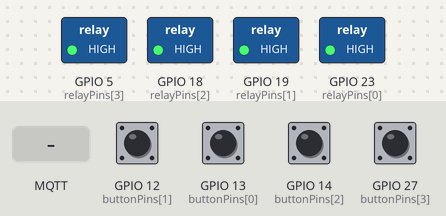
A sketch run on a simulated ESP32. Shown: switched loads named in the sketch (green lamp = pin HIGH). Inputs (shaded band) come from the test bench; at power-on: GPIO 12 (buttonPins[1]), GPIO 13 (buttonPins[0]), GPIO 14 (buttonPins[2]), GPIO 27 (buttonPins[3]) HIGH. WiFi joins after 1.5 s; servers stay silent unless stated; no MQTT or app messages arrive unless stated; the Firebase database answers and starts empty; what the sketch prints to the serial monitor is not drawn.

Above: at 3.4 s.
3.5 s: GPIO 12 (buttonPins[1]) pulled LOW for 0.15 s
At 3.9 s:
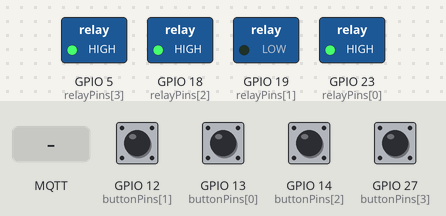
5.1 s: GPIO 13 (buttonPins[0]) pulled LOW for 0.15 s
At 6.3 s:
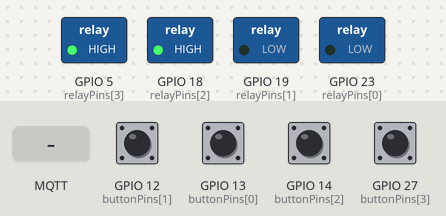
6.7 s: GPIO 14 (buttonPins[2]) pulled LOW for 0.15 s
At 7.5 s:
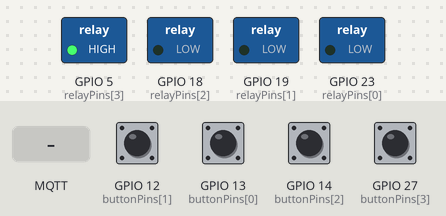
8.3 s: MQTT message "/relay" arrives on the first subscribed topic
At 9.2 s:
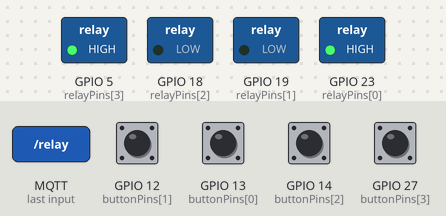
9.8 s: MQTT message "/relay" arrives on the second subscribed topic
At 10.4 s:
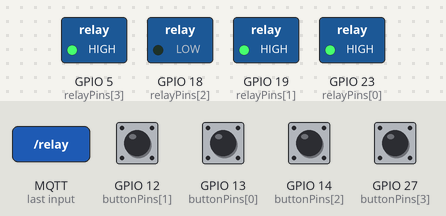
11.3 s: GPIO 13 (buttonPins[0]) pulled LOW for 1 s
At 12.2 s:
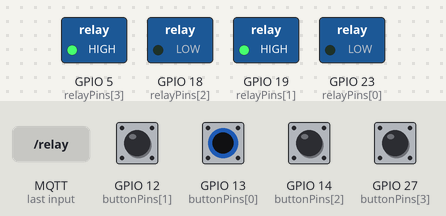
Timing chart, 0 to 14.3 s (numbered marks = the images above; inputs shaded):
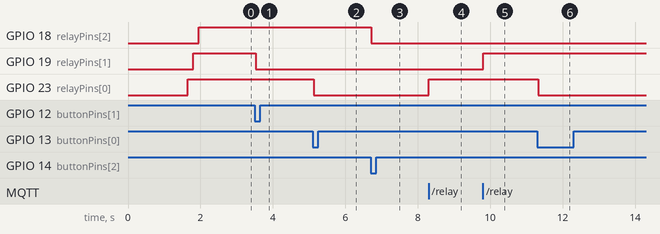

The sketch:

esp32_4relay.ino
```cpp
#include <WiFi.h>
#include <PubSubClient.h>
#include <Firebase_ESP_Client.h>
#include <AceButton.h>
#include <map>
using namespace ace_button;

const char* ssid = "****";
const char* password = "****";

const char* mqtt_server = "*****";
const char* mqtt_user = "*******";
const char* mqtt_password = "********";
#define mqtt_port 1883
#define mqtt_client_id "ESP32_RELAY"

#define API_KEY "************************"
#define DATABASE_URL "*************************************"
#define USER_EMAIL "******************"
#define USER_PASSWORD "*******************"

WiFiClient espClient;
PubSubClient client(espClient);
FirebaseData fbdo;
FirebaseData stream;
FirebaseAuth auth;
FirebaseConfig config;

const int relayPins[] = { 23, 19, 18, 5 };
const int buttonPins[] = { 13, 12, 14, 27 };
const int NUM_RELAYS = 4;
bool relayStates[NUM_RELAYS] = { false, false, false, false };
bool relayLoaded[NUM_RELAYS] = { false, false, false, false };
AceButton* buttons[NUM_RELAYS];
ButtonConfig buttonConfig;
std::map<AceButton*, int> buttonIdMap;

String mqttSetTopics[NUM_RELAYS] = {
  "home/relay1/set", "home/relay2/set", "home/relay3/set", "home/relay4/set"
};
String mqttStateTopics[NUM_RELAYS] = {
  "home/relay1/state", "home/relay2/state", "home/relay3/state", "home/relay4/state"
};

// الزرار الفيزيائي
void handleEvent(AceButton* button, uint8_t eventType, uint8_t buttonState) {
  int id = buttonIdMap[button];
  if (eventType == AceButton::kEventPressed) {
    relayStates[id] = !relayStates[id];
    digitalWrite(relayPins[id], relayStates[id] ? LOW : HIGH);
    if (client.connected()) {
      client.publish(mqttStateTopics[id].c_str(), relayStates[id] ? "on" : "off", true);
    }
    if (Firebase.ready()) {
      Firebase.RTDB.setBool(&fbdo, ("/relay" + String(id + 1)).c_str(), relayStates[id]);
    }
  }
}

// Firebase Listener
void streamCallback(FirebaseStream data) {
  String path = data.dataPath();
  if (path.startsWith("/relay")) {
    int index = path.substring(6).toInt() - 1;
    if (index >= 0 && index < NUM_RELAYS) {
      bool newState = data.boolData();
      relayStates[index] = newState;
      digitalWrite(relayPins[index], newState ? LOW : HIGH);
      if (client.connected()) {
        client.publish(mqttStateTopics[index].c_str(), newState ? "on" : "off", true);
      }
    }
  }
}

void streamTimeoutCallback(bool timeout) {
  if (timeout) Serial.println("🔥 Firebase stream timed out");
}

// MQTT
void callback(char* topic, byte* payload, unsigned int length) {
  String msg;
  for (unsigned int i = 0; i < length; i++) msg += (char)payload[i];
  for (int i = 0; i < NUM_RELAYS; i++) {
    if (String(topic) == mqttSetTopics[i]) {
      bool newState = (msg == "on");
      if (relayStates[i] != newState) {
        relayStates[i] = newState;
        digitalWrite(relayPins[i], newState ? LOW : HIGH);
        if (Firebase.ready()) {
          Firebase.RTDB.setBool(&fbdo, ("/relay" + String(i + 1)).c_str(), newState);
        }
      }
    }
  }
}

void reconnectMQTT() {
  static unsigned long lastAttempt = 0;
  if (millis() - lastAttempt < 5000) return;  // حاول كل 5 ثواني بس

  Serial.print("🔁 Trying to connect to MQTT... ");
  if (client.connect(mqtt_client_id, mqtt_user, mqtt_password)) {
    Serial.println("✅ connected!");

    // الاشتراك في المواضيع
    for (int i = 0; i < NUM_RELAYS; i++) {
      client.subscribe(mqttSetTopics[i].c_str());
    }

    publishDiscovery();  // نشر MQTT Discovery

    // 🟢 نشر الحالة الحالية للريلايات مباشرة بعد Discovery
    for (int i = 0; i < NUM_RELAYS; i++) {
      client.publish(mqttStateTopics[i].c_str(), relayStates[i] ? "on" : "off", true);
    }

  } else {
    Serial.print("❌ failed, rc=");
    Serial.println(client.state());
  }

  lastAttempt = millis();
}

void publishDiscovery() {
  for (int i = 0; i < NUM_RELAYS; i++) {
    String topic = "homeassistant/switch/esp32_relay" + String(i + 1) + "/config";

    String payload = "{";
    payload += "\"name\": \"Relay " + String(i + 1) + "\",";
    payload += "\"command_topic\": \"" + mqttSetTopics[i] + "\",";
    payload += "\"state_topic\": \"" + mqttStateTopics[i] + "\",";
    payload += "\"payload_on\": \"on\",";
    payload += "\"payload_off\": \"off\",";
    payload += "\"retain\": true,";
    payload += "\"unique_id\": \"esp32_relay_" + String(i + 1) + "\",";
    payload += "\"device_class\": \"switch\",";
    payload += "\"device\": {";
    payload += "\"identifiers\": \"esp32-relay-device\",";
    payload += "\"name\": \"ESP32 Relay Board\",";
    payload += "\"manufacturer\": \"Mohamed Eid\",";
    payload += "\"model\": \"ESP32-4Relay\"";
    payload += "}}";

    client.publish(topic.c_str(), payload.c_str(), true);
  }
}

void setup() {
  Serial.begin(115200);

  // WiFi connect
  WiFi.begin(ssid, password);
  while (WiFi.status() != WL_CONNECTED) {
    delay(500);
    Serial.print(".");
  }
  Serial.println("\n✅ WiFi connected");

  // MQTT setup
  client.setServer(mqtt_server, mqtt_port);
  client.setCallback(callback);

  // Firebase config
  config.api_key = API_KEY;
  config.database_url = DATABASE_URL;
  auth.user.email = USER_EMAIL;
  auth.user.password = USER_PASSWORD;
  Firebase.begin(&config, &auth);
  Firebase.reconnectWiFi(true);

  // تحميل الحالة من Firebase
  for (int i = 0; i < NUM_RELAYS; i++) {
    pinMode(relayPins[i], OUTPUT);
    if (Firebase.RTDB.getBool(&fbdo, "/relay" + String(i + 1))) {
      relayStates[i] = fbdo.boolData();
      digitalWrite(relayPins[i], relayStates[i] ? LOW : HIGH);
      relayLoaded[i] = true;
      Serial.printf("✅ Relay %d loaded from Firebase: %s\n", i + 1, relayStates[i] ? "ON" : "OFF");
    } else {
      Serial.printf("❌ Failed to load relay %d from Firebase\n", i + 1);
      relayStates[i] = false;
      digitalWrite(relayPins[i], HIGH); // OFF حسب اللوجيك العكسي
    }
  }

  // Start Firebase stream
  Firebase.RTDB.beginStream(&stream, "/");
  Firebase.RTDB.setStreamCallback(&stream, streamCallback, streamTimeoutCallback);

  // تهيئة الأزرار
  for (int i = 0; i < NUM_RELAYS; i++) {
    pinMode(buttonPins[i], INPUT_PULLUP);
    buttons[i] = new AceButton(&buttonConfig);
    buttons[i]->init(buttonPins[i]);
    buttonIdMap[buttons[i]] = i;
  }
  buttonConfig.setEventHandler(handleEvent);

  // اتصال MQTT (بيشمل نشر الحالة بعد الاتصال)
  reconnectMQTT();
}


void loop() {
  client.loop();
  for (int i = 0; i < NUM_RELAYS; i++) buttons[i]->check();

  if (!client.connected()) {
    reconnectMQTT();
  }

  // 🔁 محاولة تحميل الحالات من Firebase بعد البوت
  static unsigned long lastFirebaseRetry = 0;
  unsigned long now = millis();

  for (int i = 0; i < NUM_RELAYS; i++) {
    if (!relayLoaded[i] && now - lastFirebaseRetry > 30000) {
      if (Firebase.RTDB.getBool(&fbdo, "/relay" + String(i + 1))) {
        relayStates[i] = fbdo.boolData();
        digitalWrite(relayPins[i], relayStates[i] ? LOW : HIGH);
        relayLoaded[i] = true;
        Serial.printf("✅ Relay %d synced from Firebase\n", i + 1);
      } else {
        Serial.printf("🔁 Retry failed for relay %d\n", i + 1);
      }
    }
  }
  if (now - lastFirebaseRetry > 30000) lastFirebaseRetry = now;

  // 🔁 إعادة تفعيل الـ Stream لو فصل
  static unsigned long lastReconnectAttempt = 0;
  if (!stream.httpConnected()) {
    if (now - lastReconnectAttempt > 3000) {
      Serial.println("🚨 Firebase Stream disconnected, reconnecting...");
      Firebase.RTDB.endStream(&stream);
      if (Firebase.RTDB.beginStream(&stream, "/")) {
        Firebase.RTDB.setStreamCallback(&stream, streamCallback, streamTimeoutCallback);
        Serial.println("✅ Stream reconnected!");
      } else {
        Serial.println("❌ Failed to reconnect Firebase Stream");
      }
      lastReconnectAttempt = now;
    }
  }
}
```

Measured:
- after the input at 3.5 s, GPIO 19 (relayPins[1]): HIGH → LOW at once
- after the input at 5.1 s, GPIO 23 (relayPins[0]): HIGH → LOW at once
- after the input at 6.7 s, GPIO 18 (relayPins[2]): HIGH → LOW at once
- after the input at 8.3 s, GPIO 23 (relayPins[0]): LOW → HIGH at once
- after the input at 9.8 s, GPIO 19 (relayPins[1]): LOW → HIGH at once
- after the input at 11.3 s, GPIO 23 (relayPins[0]): HIGH → LOW at once
